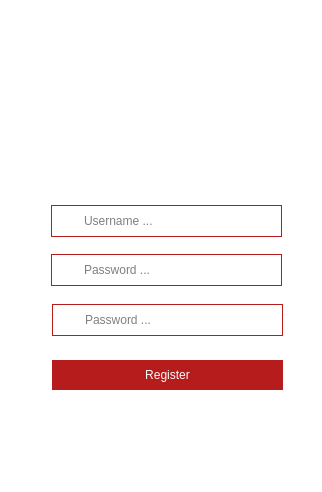
<?xml version="1.0" encoding="UTF-8"?>
<ui version="4.0">
 <class>Dialog</class>
 <widget class="QDialog" name="Dialog">
  <property name="geometry">
   <rect>
    <x>0</x>
    <y>0</y>
    <width>322</width>
    <height>492</height>
   </rect>
  </property>
  <property name="windowTitle">
   <string>Dialog</string>
  </property>
  <property name="styleSheet">
   <string notr="true">QDialog {
	background-color: white;
	margin: 20px;
}

#user_logo {
	border:none;
	border-radius: 50px;
}

QLineEdit {
	border: 1px solid #b71c1c;
	height: 20px;
	padding-left: 30px;
}
QLineEdit:hover {
	border: 2px solid #ef5350;
}


QPushButton {
	border: none;
}
#register_button {
	border: none;
	background-color: #b71c1c;
	height: 20px;
	padding: 5px;
	color: #fafafa;
}

#register_button:hover {
	background-color: #d32f2f;
}</string>
  </property>
  <widget class="QPushButton" name="user_logo">
   <property name="geometry">
    <rect>
     <x>90</x>
     <y>31</y>
     <width>141</width>
     <height>128</height>
    </rect>
   </property>
   <property name="text">
    <string/>
   </property>
   <property name="icon">
    <iconset resource="resources/res.qrc">
     <normaloff>:/icons/user(1).png</normaloff>:/icons/user(1).png</iconset>
   </property>
   <property name="iconSize">
    <size>
     <width>128</width>
     <height>128</height>
    </size>
   </property>
  </widget>
  <widget class="QPushButton" name="register_button">
   <property name="geometry">
    <rect>
     <x>52</x>
     <y>360</y>
     <width>231</width>
     <height>30</height>
    </rect>
   </property>
   <property name="text">
    <string>Register</string>
   </property>
  </widget>
  <widget class="QLineEdit" name="username">
   <property name="geometry">
    <rect>
     <x>51</x>
     <y>205</y>
     <width>231</width>
     <height>32</height>
    </rect>
   </property>
   <property name="styleSheet">
    <string notr="true"/>
   </property>
   <property name="placeholderText">
    <string>Username ...</string>
   </property>
  </widget>
  <widget class="QPushButton" name="user_icon">
   <property name="geometry">
    <rect>
     <x>58</x>
     <y>213</y>
     <width>21</width>
     <height>16</height>
    </rect>
   </property>
   <property name="text">
    <string/>
   </property>
   <property name="icon">
    <iconset resource="resources/res.qrc">
     <normaloff>:/icons/user-black.png</normaloff>:/icons/user-black.png</iconset>
   </property>
  </widget>
  <widget class="QPushButton" name="pass_icon">
   <property name="geometry">
    <rect>
     <x>57</x>
     <y>262</y>
     <width>20</width>
     <height>16</height>
    </rect>
   </property>
   <property name="text">
    <string/>
   </property>
   <property name="icon">
    <iconset resource="resources/res.qrc">
     <normaloff>:/icons/pass-black.png</normaloff>:/icons/pass-black.png</iconset>
   </property>
  </widget>
  <widget class="QLineEdit" name="password">
   <property name="geometry">
    <rect>
     <x>51</x>
     <y>254</y>
     <width>231</width>
     <height>32</height>
    </rect>
   </property>
   <property name="styleSheet">
    <string notr="true"/>
   </property>
   <property name="placeholderText">
    <string>Password ...</string>
   </property>
  </widget>
  <widget class="QLineEdit" name="password_confirm">
   <property name="geometry">
    <rect>
     <x>52</x>
     <y>304</y>
     <width>231</width>
     <height>32</height>
    </rect>
   </property>
   <property name="styleSheet">
    <string notr="true"/>
   </property>
   <property name="placeholderText">
    <string>Password ...</string>
   </property>
  </widget>
  <widget class="QPushButton" name="pass_icon_3">
   <property name="geometry">
    <rect>
     <x>59</x>
     <y>312</y>
     <width>20</width>
     <height>16</height>
    </rect>
   </property>
   <property name="text">
    <string/>
   </property>
   <property name="icon">
    <iconset resource="resources/res.qrc">
     <normaloff>:/icons/pass-black.png</normaloff>:/icons/pass-black.png</iconset>
   </property>
  </widget>
  <widget class="QLabel" name="error_message">
   <property name="geometry">
    <rect>
     <x>42</x>
     <y>420</y>
     <width>241</width>
     <height>61</height>
    </rect>
   </property>
   <property name="text">
    <string/>
   </property>
  </widget>
  <zorder>user_logo</zorder>
  <zorder>register_button</zorder>
  <zorder>username</zorder>
  <zorder>password</zorder>
  <zorder>password_confirm</zorder>
  <zorder>error_message</zorder>
  <zorder>pass_icon</zorder>
  <zorder>pass_icon_3</zorder>
  <zorder>user_icon</zorder>
 </widget>
 <resources>
  <include location="resources/res.qrc"/>
 </resources>
 <connections/>
</ui>
